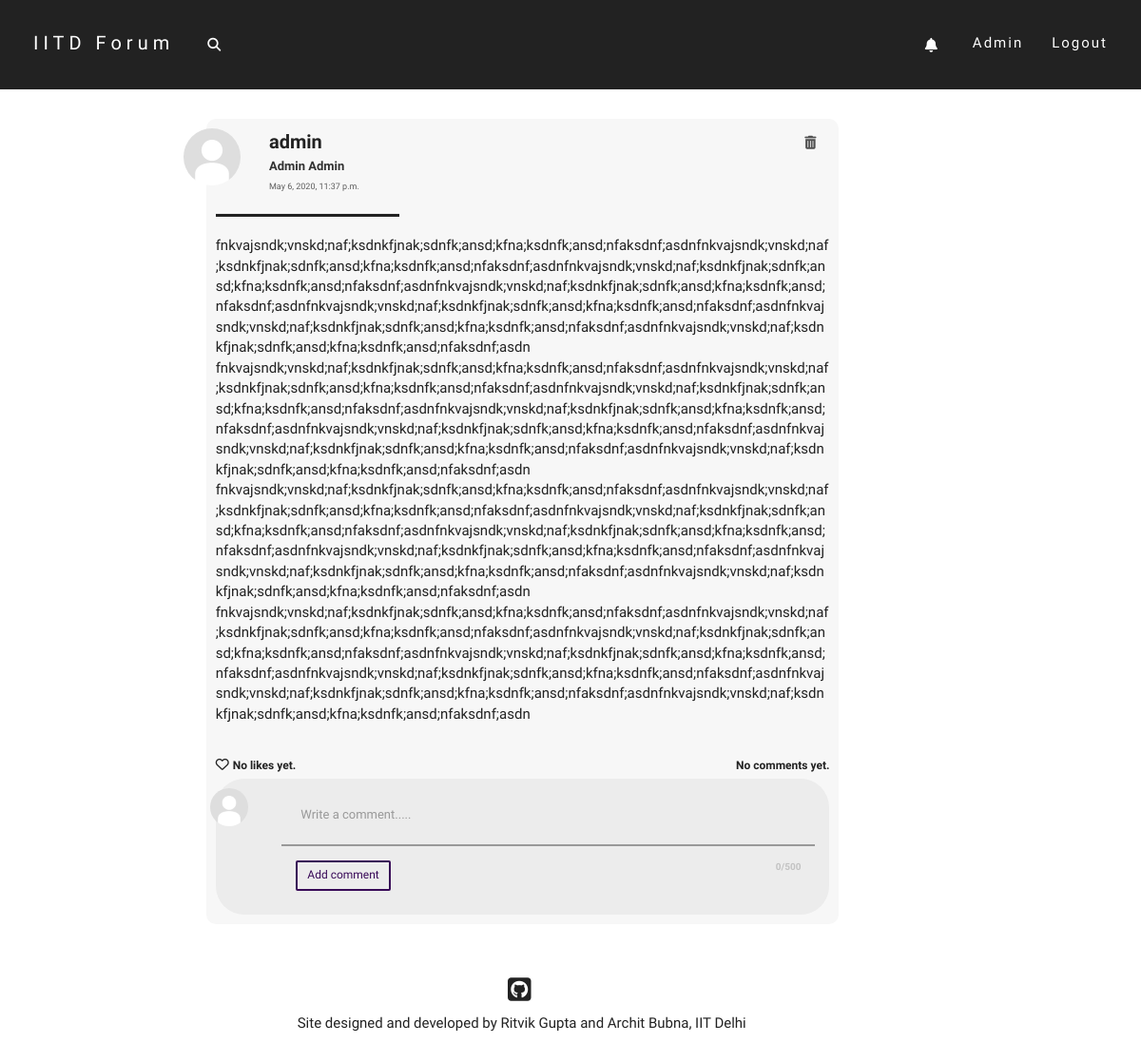
/post/49/ (signed in), run on an earlier commit of the app's database.
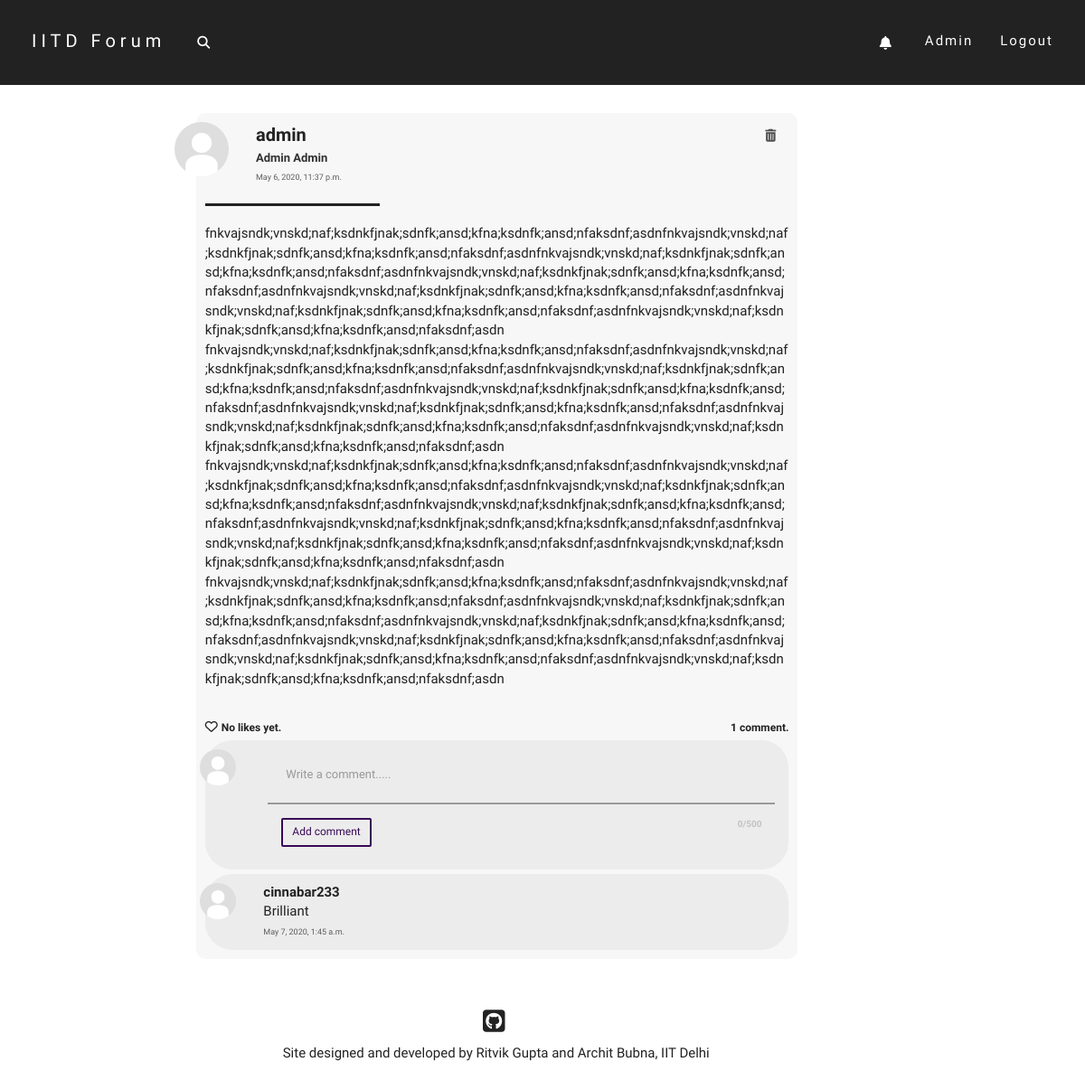
And on a later commit of the database.
### post/models.py (models this page shows)
class Comment(models.Model):
    parent_post = models.ForeignKey(Post, on_delete = models.CASCADE)
    text = models.CharField(max_length = 500)
    author = models.ForeignKey(User, on_delete = models.CASCADE)
    pub_date = models.DateTimeField(default = timezone.now())

### users/models.py (models this page shows, shortened)
class Profile(models.Model):
    parent_user = models.OneToOneField(User, on_delete=models.CASCADE)
    date_of_birth = models.DateField()
    first_name = models.CharField(max_length=50)
    last_name = models.CharField(max_length=50)
    dept = models.CharField(max_length=100, default="None")
    hostel = models.CharField(max_length=100, default="None")
    image = models.ImageField(default='default.jpg',upload_to='profile-pics')
    bio = models.TextField(default='', max_length=200)
    def full_name(self):
        return self.first_name + ' ' + self.last_name
    def unseen_tag_count(self):
        return self.parent_user.tag_set.filter(seen=False).count()

### post/views.py (the view)
# urls.py: path('<int:post_id>/', views.post_view, name='post_view'),
def post_view(request, post_id):
    try:
        post = Post.objects.get(id=post_id)
    except Post.DoesNotExist:
        raise Http404("ERROR 404: Post does not exist")
    comments = post.comment_set.order_by('-pub_date')
    page = request.GET.get('page', 1)
    paginator = Paginator(comments, 3)
    try:
        comments_list = paginator.page(page)
    except PageNotAnInteger:
        comments_list = paginator.page(1)
    except EmptyPage:
        comments_list = paginator.page(paginator.num_pages)
    return render(request, 'post/post_view.html', {'post': post, 'comments': comments_list, 'title':'Post by '+post.author.username})

### post/models.py (called while the page is built)
    def tagger_name(self):
        return User.objects.get(id=self.tagger_id).username

    def tagger_image(self):
        return User.objects.get(id=self.tagger_id).profile.image

    def post_author_name(self):
        return Post.objects.get(id=self.post_id).author.username

### post/templates/post/post_view.html (shortened to what the changed rows need)
{% extends "post/base.html" %}
{% load post_filters %}
{% block content %}
<div class="home-post-div">
    <br>
    <div class="like-wrapper">
        {% if request.user in post.postlike.likers.all %}
            <div class="like-button-wrapper">
                <i class="fa fa-heart liked like-button" aria-hidden="true" id="like{{ post.id }}" data-catid="{{ post.id }}"></i>
            </div>
            <a href="#" data-toggle="modal" data-target="#like-modal-{{post.id}}" target="_blank">
                <div class="likes-count like-count-font" id="likes-count{{ post.id }}" data-catid="{{post.postlike.likers.count}}">
                    {% if post.postlike.likers.count == 1 %}
                        You liked this post.
                    {% elif post.postlike.likers.count == 2 %}
                        You and one other liked this post.
                    {% else %}
                        You and {{ post.postlike.likers.count|add:"-1" }} others liked this post.
                    {% endif %}
                </div>
            </a>
        {% else %}
            <div class="like-button-wrapper">
                {% if request.user.is_authenticated %}
                    <i class="fa fa-heart-o likes like-button" aria-hidden="true" id="like{{ post.id }}" data-catid="{{ post.id }}"></i>
                {% else %}
                    <a href="{% url 'login' %}"><i class="fa fa-heart-o likes like-button" aria-hidden="true" id="like{{ post.id }}" data-catid="{{ post.id }}"></i></a>
                {% endif %}
            </div>
            <a href="#" data-toggle="modal" data-target="#like-modal-{{post.id}}" target="_blank">
                <div class="likes-count like-count-font" id="likes-count{{ post.id }}" data-catid="{{post.postlike.likers.count}}">
                </div>
            </a>
        {% endif %}
        <div class="comments-count like-count-font">
            {% if post.comment_set.all|length == 0 %}
                No comments yet.
            {% elif post.comment_set.all|length == 1 %}
                1 comment.
            {% else %}
                {{post.comment_set.all|length}} comments.
            {% endif %}
        </div>
    </div>
    <div class="infinite-container">
    {% for comment in comments %}
        <div class="infinite-item">
            <div id="comment-{{comment.id}}-div">
                <div class="comment-div">
                    <div class="row">
                        <div class="col-md-1">
                            <img class="img-circle profile-pic" width=40 height=40 src="{{ comment.author.profile.image.url }}" alt="default.jpg">
                        </div>
                        <div class="col-md-10 content-div">
                            <a href="{% url 'users:profile_view' comment.author.username %}" class="post-head">
                            <font class="comment-username-font">
                                <b>{{comment.author.username}}</b>
                                </a>
                                {{comment.text|urlize|linebreaks|tagize|safe}}
                            <font class="date-font">
                                {{comment.pub_date}}
                            </font>
                        </div>
                        <div class="col-md-1 comment-delete-div">
                        </div>
                    </div>
                </div>
            </div>
        </div>
    {% endfor %}
    </div>
</div>
{% endblock %}

What changed in the data, as far as the page shows it:
added Comment: author.profile.image (placeholder picture), author.username "cinnabar233", text|tagize "Brilliant", pub_date "May 7, 2020, 1:45 a.m."
Also different on the page:
text no longer shown: "No comments yet."
text now shown: "1 comment."
